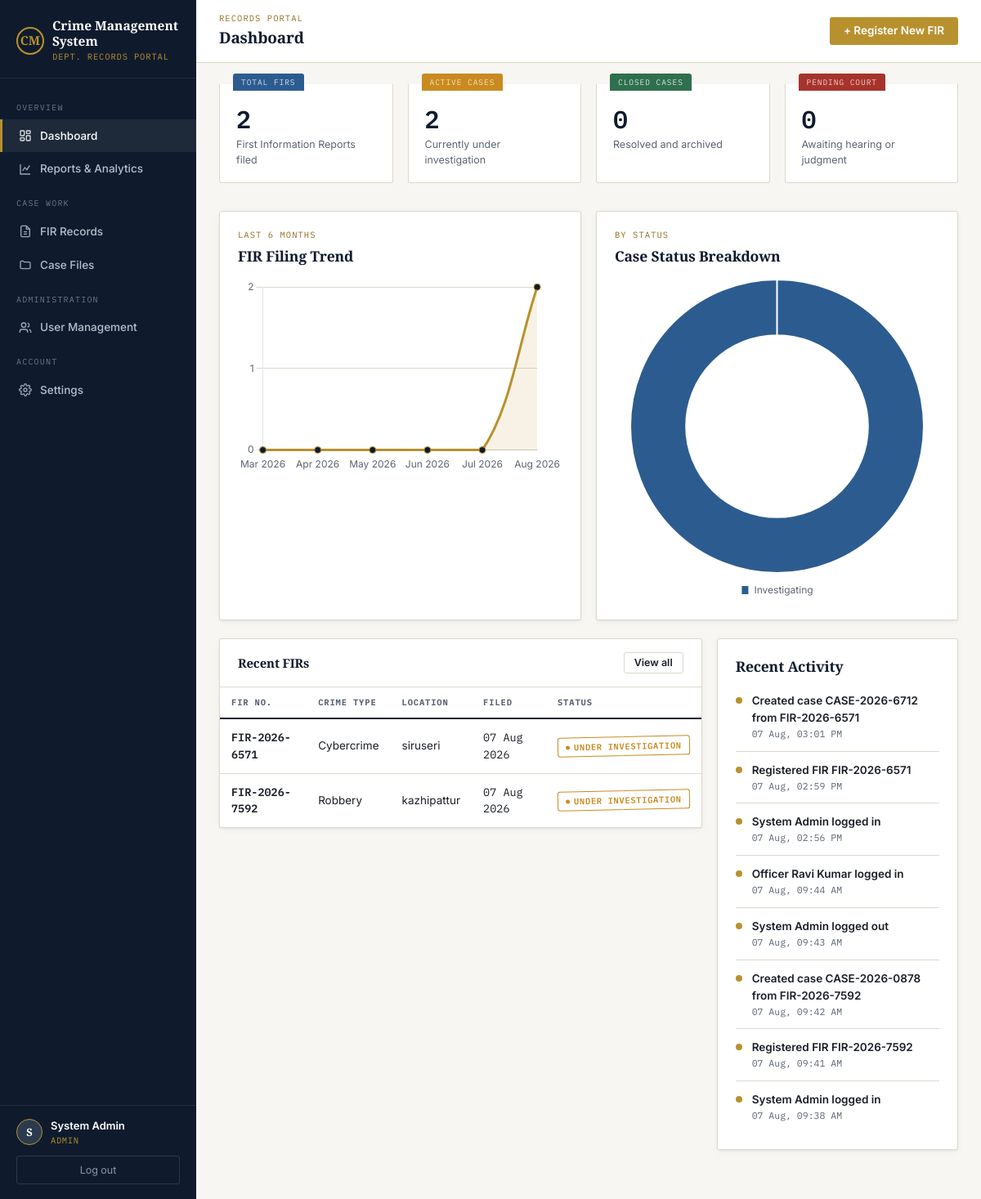
The app's page /dashboard (signed in) with its own data.
### models.py (models this page shows, shortened)
class User(db.Model, UserMixin):
    __tablename__ = "users"
    id = db.Column(db.Integer, primary_key=True)
    name = db.Column(db.String(120), nullable=False)
    username = db.Column(db.String(80), unique=True, nullable=False)
    email = db.Column(db.String(120), unique=True, nullable=True)
    password_hash = db.Column(db.String(255), nullable=False)
    role = db.Column(db.String(20), nullable=False, default="officer")  # admin | officer
    badge_number = db.Column(db.String(40), unique=True, nullable=True)
    phone = db.Column(db.String(20), nullable=True)
    is_active_user = db.Column(db.Boolean, default=True)
    created_at = db.Column(db.DateTime, default=datetime.utcnow)
    cases_assigned = db.relationship("Case", backref="officer", lazy=True,
                                      foreign_keys="Case.officer_id")
    @property
    def is_admin(self):
        return self.role == "admin"

class FIR(db.Model):
    __tablename__ = "firs"
    id = db.Column(db.Integer, primary_key=True)
    fir_number = db.Column(db.String(40), unique=True, nullable=False)
    crime_type = db.Column(db.String(80), nullable=False)
    location = db.Column(db.String(200), nullable=False)
    date_of_incident = db.Column(db.Date, nullable=False, default=date.today)
    date_filed = db.Column(db.DateTime, default=datetime.utcnow)
    description = db.Column(db.Text, nullable=False)
    status = db.Column(db.String(30), default="Registered")
    complainant_id = db.Column(db.Integer, db.ForeignKey("complainants.id"), nullable=False)
    filed_by_id = db.Column(db.Integer, db.ForeignKey("users.id"), nullable=True)
    case = db.relationship("Case", backref="fir", uselist=False, lazy=True)
    filed_by = db.relationship("User", foreign_keys=[filed_by_id])

class ActivityLog(db.Model):
    __tablename__ = "activity_logs"
    id = db.Column(db.Integer, primary_key=True)
    user_id = db.Column(db.Integer, db.ForeignKey("users.id"), nullable=True)
    action = db.Column(db.String(255), nullable=False)
    created_at = db.Column(db.DateTime, default=datetime.utcnow)
    user = db.relationship("User", foreign_keys=[user_id])

### app.py (the view)
@app.route("/dashboard")
@login_required
def dashboard():
    total_firs = FIR.query.count()
    active_cases = Case.query.filter(Case.status != "Closed").count()
    closed_cases = Case.query.filter_by(status="Closed").count()
    pending_court = CourtRecord.query.filter(CourtRecord.court_status != "Judgment").count()
    if current_user.is_admin:
        recent_firs = FIR.query.order_by(FIR.date_filed.desc()).limit(6).all()
    else:
        recent_firs = (FIR.query.join(Case).filter(Case.officer_id == current_user.id)
                        .order_by(FIR.date_filed.desc()).limit(6).all())
    status_counts = dict(Counter([c.status for c in Case.query.all()]))
    crime_type_counts = dict(Counter([f.crime_type for f in FIR.query.all()]))
    recent_activity = ActivityLog.query.order_by(ActivityLog.created_at.desc()).limit(8).all()
    return render_template(
        "dashboard.html",
        total_firs=total_firs,
        active_cases=active_cases,
        closed_cases=closed_cases,
        pending_court=pending_court,
        recent_firs=recent_firs,
        status_counts=status_counts,
        crime_type_counts=crime_type_counts,
        recent_activity=recent_activity,
    )

### app.py (called while the page is built)
@login_manager.user_loader
def load_user(user_id):
    return db.session.get(User, int(user_id))

@app.context_processor
def inject_globals():
    return {"now": datetime.utcnow()}

### templates/dashboard.html (shortened to what this page needs)
{% extends "base.html" %}
{% block eyebrow %}Records Portal{% endblock %}
{% block page_title %}Dashboard{% endblock %}
{% block topbar_actions %}
<a href="{{ url_for('fir_new') }}" class="btn btn-brass">+ Register New FIR</a>
{% endblock %}
{% block content %}
<div class="grid grid-4" style="margin-bottom:34px;">
  <div class="stat-card accent-blue" data-tab="Total FIRs">
    <div class="stat-figure">{{ total_firs }}</div>
    <div class="stat-label">First Information Reports filed</div>
  </div>
  <div class="stat-card accent-amber" data-tab="Active Cases">
    <div class="stat-figure">{{ active_cases }}</div>
    <div class="stat-label">Currently under investigation</div>
  </div>
  <div class="stat-card accent-green" data-tab="Closed Cases">
    <div class="stat-figure">{{ closed_cases }}</div>
    <div class="stat-label">Resolved and archived</div>
  </div>
  <div class="stat-card accent-red" data-tab="Pending Court">
    <div class="stat-figure">{{ pending_court }}</div>
    <div class="stat-label">Awaiting hearing or judgment</div>
  </div>
</div>
<div class="grid grid-2" style="margin-bottom:22px; align-items:stretch;">
  <div class="card card-pad">
    <div class="section-title" style="margin-bottom:14px;">
      <div><span class="eyebrow">Last 6 months</span><h3 style="margin:0;">FIR Filing Trend</h3></div>
    </div>
    <canvas id="trendChart" height="180"></canvas>
  </div>
  <div class="card card-pad">
    <div class="section-title" style="margin-bottom:14px;">
      <div><span class="eyebrow">By status</span><h3 style="margin:0;">Case Status Breakdown</h3></div>
    </div>
    <canvas id="statusChart" height="180"></canvas>
  </div>
</div>
<div class="grid" style="grid-template-columns: 2fr 1fr; align-items:start;">
  <div class="card">
    <div class="card-head">
      <h3>Recent FIRs</h3>
      <a href="{{ url_for('fir_list') }}" class="btn btn-outline btn-sm">View all</a>
    </div>
    <div class="table-wrap">
      <table>
        <thead><tr><th>FIR No.</th><th>Crime Type</th><th>Location</th><th>Filed</th><th>Status</th></tr></thead>
        <tbody>
          {% for fir in recent_firs %}
          <tr>
            <td><a class="row-link mono" href="{{ url_for('fir_detail', fir_id=fir.id) }}">{{ fir.fir_number }}</a></td>
            <td>{{ fir.crime_type }}</td>
            <td>{{ fir.location }}</td>
            <td class="mono">{{ fir.date_filed.strftime('%d %b %Y') }}</td>
            <td><span class="stamp stamp-{{ fir.status|lower|replace(' ', '') }}">{{ fir.status }}</span></td>
          </tr>
          {% else %}
          <tr><td colspan="5"><div class="empty-state">No FIRs registered yet.</div></td></tr>
          {% endfor %}
        </tbody>
      </table>
    </div>
  </div>
  <div class="card card-pad">
    <div class="section-title" style="margin-bottom:6px;"><h3 style="margin:0;">Recent Activity</h3></div>
    {% for log in recent_activity %}
    <div class="timeline-item">
      <div class="timeline-dot"></div>
      <div>
        <div class="t-title">{{ log.action }}</div>
        <div class="t-meta">{{ log.created_at.strftime('%d %b, %I:%M %p') }}</div>
      </div>
    </div>
    {% else %}
    <div class="empty-state" style="padding:20px 0;">No activity recorded yet.</div>
    {% endfor %}
  </div>
</div>
{% endblock %}
{% block scripts %}
<script>
fetch("{{ url_for('api_dashboard_stats') }}")
  .then(r => r.json())
  .then(data => {
    const ink = '#0F1B2D', brass = '#B8912F', line = '#DCD8CC';
    Chart.defaults.font.family = "'Inter', sans-serif";
    Chart.defaults.color = '#5B6472';
    new Chart(document.getElementById('trendChart'), {
      type: 'line',
      data: {
        labels: data.trend_labels,
        datasets: [{
          label: 'FIRs filed',
          data: data.trend_counts,
          borderColor: brass,
          backgroundColor: 'rgba(184,145,47,0.12)',
          fill: true,
          tension: 0.35,
          pointBackgroundColor: ink,
          pointRadius: 4,
        }]
      },
      options: {
        plugins: { legend: { display: false } },
        scales: {
          y: { beginAtZero: true, ticks: { precision: 0 }, grid: { color: line } },
          x: { grid: { display: false } }
        }
      }
    });
    new Chart(document.getElementById('statusChart'), {
      type: 'doughnut',
      data: {
        labels: data.status_labels,
        datasets: [{
          data: data.status_counts,
          backgroundColor: ['#2C5C8F', '#C98A1F', '#2F6F4E', '#A6332C', '#6B4FA0'],
          borderWidth: 2,
          borderColor: '#fff'
        }]
      },
      options: {
        plugins: { legend: { position: 'bottom', labels: { boxWidth: 10, padding: 14 } } },
        cutout: '62%'
      }
    });
  });
</script>
{% endblock %}

### templates/base.html (shortened to what this page needs)
<!DOCTYPE html>
<html lang="en">
<head>
<link rel="stylesheet" href="{{ url_for('static', filename='css/style.css') }}">
</head>
<body>
<div class="app-shell">
  <aside class="sidebar" id="sidebar">
    <div class="sidebar-brand">
      <div class="sidebar-brand-row">
        <span class="badge-mark">CM</span>
        <div>
          <div class="name">Crime Management<br>System</div>
          <div class="sub">Dept. Records Portal</div>
        </div>
      </div>
    </div>
    <nav class="sidebar-nav">
      <div class="nav-group-label">Overview</div>
      <a href="{{ url_for('dashboard') }}" class="nav-tab {{ 'active' if request.endpoint == 'dashboard' }}">
        <svg viewBox="0 0 24 24" fill="none" stroke="currentColor" stroke-width="2"><rect x="3" y="3" width="7" height="9" rx="1"/><rect x="14" y="3" width="7" height="5" rx="1"/><rect x="14" y="12" width="7" height="9" rx="1"/><rect x="3" y="16" width="7" height="5" rx="1"/></svg>
        Dashboard
      </a>
      <a href="{{ url_for('reports') }}" class="nav-tab {{ 'active' if request.endpoint == 'reports' }}">
        <svg viewBox="0 0 24 24" fill="none" stroke="currentColor" stroke-width="2"><path d="M3 3v18h18"/><path d="M7 15l4-6 4 4 5-8"/></svg>
        Reports &amp; Analytics
      </a>
      <div class="nav-group-label">Case Work</div>
      <a href="{{ url_for('fir_list') }}" class="nav-tab {{ 'active' if request.endpoint in ['fir_list','fir_new','fir_detail','fir_edit'] }}">
        <svg viewBox="0 0 24 24" fill="none" stroke="currentColor" stroke-width="2"><path d="M14 2H6a2 2 0 0 0-2 2v16a2 2 0 0 0 2 2h12a2 2 0 0 0 2-2V8z"/><path d="M14 2v6h6"/><path d="M9 13h6M9 17h6"/></svg>
        FIR Records
      </a>
      <a href="{{ url_for('case_list') }}" class="nav-tab {{ 'active' if request.endpoint in ['case_list','case_detail'] }}">
        <svg viewBox="0 0 24 24" fill="none" stroke="currentColor" stroke-width="2"><path d="M3 7a2 2 0 0 1 2-2h3l2 2h9a2 2 0 0 1 2 2v8a2 2 0 0 1-2 2H5a2 2 0 0 1-2-2z"/></svg>
        Case Files
      </a>
      {% if current_user.is_authenticated and current_user.is_admin %}
      <div class="nav-group-label">Administration</div>
      <a href="{{ url_for('user_list') }}" class="nav-tab {{ 'active' if request.endpoint in ['user_list','user_new','user_edit'] }}">
        <svg viewBox="0 0 24 24" fill="none" stroke="currentColor" stroke-width="2"><path d="M16 21v-2a4 4 0 0 0-4-4H6a4 4 0 0 0-4 4v2"/><circle cx="9" cy="7" r="4"/><path d="M22 21v-2a4 4 0 0 0-3-3.87"/><path d="M16 3.13a4 4 0 0 1 0 7.75"/></svg>
        User Management
      </a>
      {% endif %}
      <div class="nav-group-label">Account</div>
      <a href="{{ url_for('settings') }}" class="nav-tab {{ 'active' if request.endpoint == 'settings' }}">
        Settings
      </a>
    </nav>
    {% if current_user.is_authenticated %}
    <div class="sidebar-foot">
      <div class="sidebar-user">
        <span class="avatar-circle">{{ current_user.name[:1] }}</span>
        <div>
          <div class="u-name">{{ current_user.name }}</div>
          <div class="u-role">{{ current_user.role }}</div>
        </div>
      </div>
      <a href="{{ url_for('logout') }}" class="logout-link">Log out</a>
    </div>
    {% endif %}
  </aside>
  <div class="main-area">
    <header class="topbar">
      <div style="display:flex; align-items:center; gap:14px;">
        <div>
          <div class="eyebrow">{% block eyebrow %}Records Portal{% endblock %}</div>
          <h1>{% block page_title %}Dashboard{% endblock %}</h1>
        </div>
      </div>
      {% block topbar_actions %}{% endblock %}
    </header>
    <div class="content">
      {% block content %}{% endblock %}
    </div>
  </div>
</div>
{% block scripts %}{% endblock %}
</body>
</html>

### records on screen
User: name "S", name "System Admin", role "ADMIN"
FIR: fir_number "FIR-2026-6571", crime_type "Cybercrime", location "siruseri", date_filed "07 Aug 2026", status "UNDER INVESTIGATION"
FIR: fir_number "FIR-2026-7592", crime_type "Robbery", location "kazhipattur", date_filed "07 Aug 2026", status "UNDER INVESTIGATION"
ActivityLog: action "Created case CASE-2026-6712 from FIR-2026-6571", created_at "07 Aug, 03:01 PM"
ActivityLog: action "Registered FIR FIR-2026-6571", created_at "07 Aug, 02:59 PM"
ActivityLog: action "System Admin logged in", created_at "07 Aug, 02:56 PM"
ActivityLog: action "Officer Ravi Kumar logged in", created_at "07 Aug, 09:44 AM"
ActivityLog: action "System Admin logged out", created_at "07 Aug, 09:43 AM"
ActivityLog: action "Created case CASE-2026-0878 from FIR-2026-7592", created_at "07 Aug, 09:42 AM"
ActivityLog: action "Registered FIR FIR-2026-7592", created_at "07 Aug, 09:41 AM"
ActivityLog: action "System Admin logged in", created_at "07 Aug, 09:38 AM"

### other values on screen
{{ total_firs }} "2"
{{ active_cases }} "2"
{{ closed_cases }} "0"
{{ pending_court }} "0"
